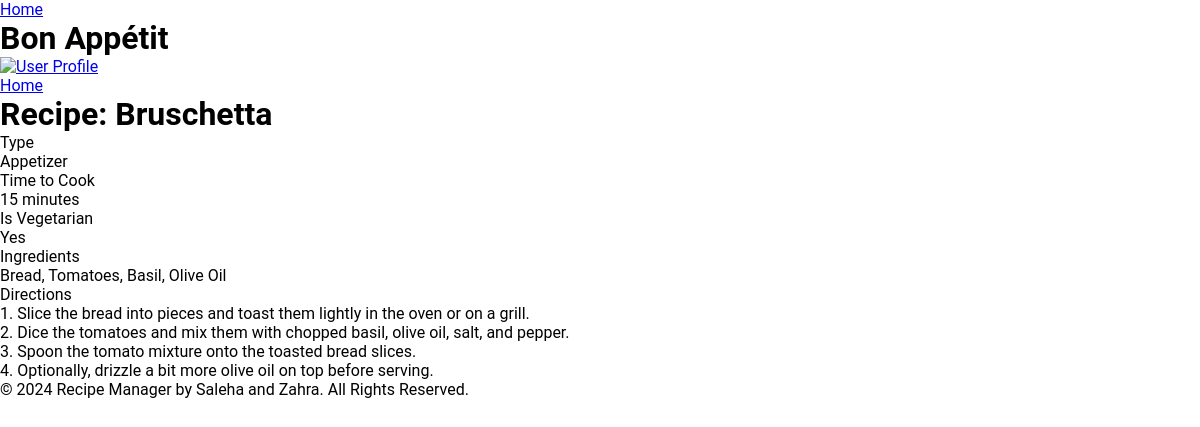
/show.php?id=1, run on the app's committed database.
### tables this page shows
CREATE TABLE IF NOT EXISTS `recipes` (
  `RecipeID` int(11) NOT NULL AUTO_INCREMENT,
  `Title` varchar(100) NOT NULL,
  `TimeToCook` varchar(50) NOT NULL,
  `Vegetarian` tinyint(1) NOT NULL,   
  `Ingredients` text NOT NULL,
  `Directions` text NOT NULL,
  `Type` enum('Appetizer','Main Course','Dessert','Drinks') NOT NULL,   
  `UserID` int(11) NOT NULL,
  PRIMARY KEY (`RecipeID`),   
  FOREIGN KEY (`UserID`) REFERENCES `users` (`UserID`) ON DELETE CASCADE   
);

### show.php (the view, shortened to what this page needs)
<!DOCTYPE html>
<html lang="en">
<head>
    <link rel="stylesheet" href="style.css" />
</head>
<body>
    <?php
    include "header.php";
    $db = db_connect();
    $id = $_GET['id'];
    $sql = "SELECT * FROM recipes WHERE RecipeID = '$id'";
    $result_set = mysqli_query($db, $sql);
    $result = mysqli_fetch_assoc($result_set);
    ?>
    <div id="content">
        <a class="back-link" href="home.php">Home</a>
        <div class="page show">
            <h1>Recipe: <?php echo htmlspecialchars($result['Title']); ?></h1>
            <div class="attributes">
                <dl>
                    <dt>Type</dt>
                    <dd><?php echo htmlspecialchars($result['Type']); ?></dd>
                </dl>
                <dl>
                    <dt>Time to Cook</dt>
                    <dd><?php echo htmlspecialchars($result['TimeToCook']); ?></dd>
                </dl>
                <dl>
                    <dt>Is Vegetarian</dt>
                    <dd><?php echo $result['Vegetarian'] ? "Yes" : "No"; ?></dd>
                </dl>
                <dl>
                    <dt>Ingredients</dt>
                    <dd><?php echo nl2br(htmlspecialchars($result['Ingredients'])); ?></dd>
                </dl>
                <dl>
                    <dt>Directions</dt>
                    <dd><?php echo nl2br(htmlspecialchars($result['Directions'])); ?></dd>
                </dl>
            </div>
        </div>
    </div>
    <?php include 'footer.php'; ?>
</body>
</html>

### style.css (style rules this page uses)
* { margin: 0; padding: 0; box-sizing: border-box; }
body { font-family: 'Roboto', sans-serif; }

### data on the page
recipes: Title "Bruschetta", Type "Appetizer", TimeToCook "15 minutes", Ingredients "Bread, Tomatoes, Basil, Olive Oil", Directions "1. Slice the bread into pieces and toast them lightly in the oven or on a grill. 2. Dice the tomatoes and mix them with chopped basil, olive oil, salt, and pepper. 3. Spoon the tomato mixture onto the toasted bread slices. 4. Optionally, drizzle a bit more olive oil on top before serving."
